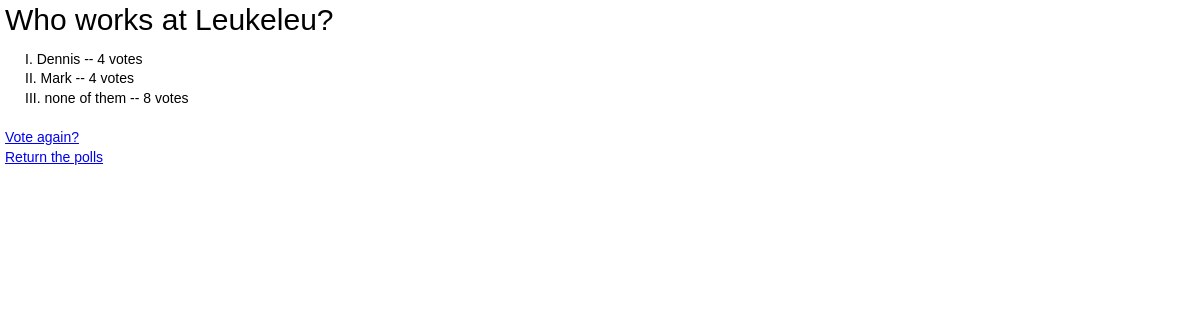
The page /polls/4/results/ on the database its author committed.
### polls/models.py (models this page shows, shortened)
class Question(models.Model):
    question_text = models.CharField(max_length=200)
    pub_date = models.DateTimeField('date published')
    def was_published_recently(self):
        now = timezone.now()
        return now - datetime.timedelta(days=1) <= self.pub_date <= now
    was_published_recently.admin_order_field = 'pub_date'
    was_published_recently.boolean = True
    was_published_recently.short_description = 'Published recently?'

class Choice(models.Model):
    question = models.ForeignKey(Question)
    choice_text = models.CharField(max_length=200)
    votes = models.IntegerField(default=0)

### polls/views.py (the view)
# urls.py: url(r'^(?P<pk>\d+)/results/$', views.ResultsView.as_view(), name='results'),
class ResultsView(generic.DetailView):
    model = Question
    template_name = 'polls/results.html'

### polls/templates/polls/results.html (shortened to what this page needs)
{% load staticfiles %}
<link rel="stylesheet" type="text/css" href="{% static 'polls/style.css' %}" />
<h1>{{ question.question_text }}</h1>
<ul>
{% for choice in question.choice_set.all %}
    <li>{{ choice.choice_text }} -- {{ choice.votes }} vote{{ choice.votes|pluralize }}</li>
{% endfor %}
</ul>
<a href="{% url 'polls:detail' question.id %}">Vote again?</a><br>
<a href="http://localhost:8000/polls/">Return the polls</a>

### polls/static/polls/style.css (style rules this page uses)
h1 { font-size: 30px; margin: 10px 0 20px 0; }
ul { list-style-type: upper-roman; list-style-position: inside; }
li { display: list-item; margin-left: 20px; }

### rows shown on the page
Question: question_text "Who works at Leukeleu?"
Choice: choice_text "Dennis", votes "4"
Choice: choice_text "Mark", votes "4"
Choice: choice_text "none of them", votes "8"
